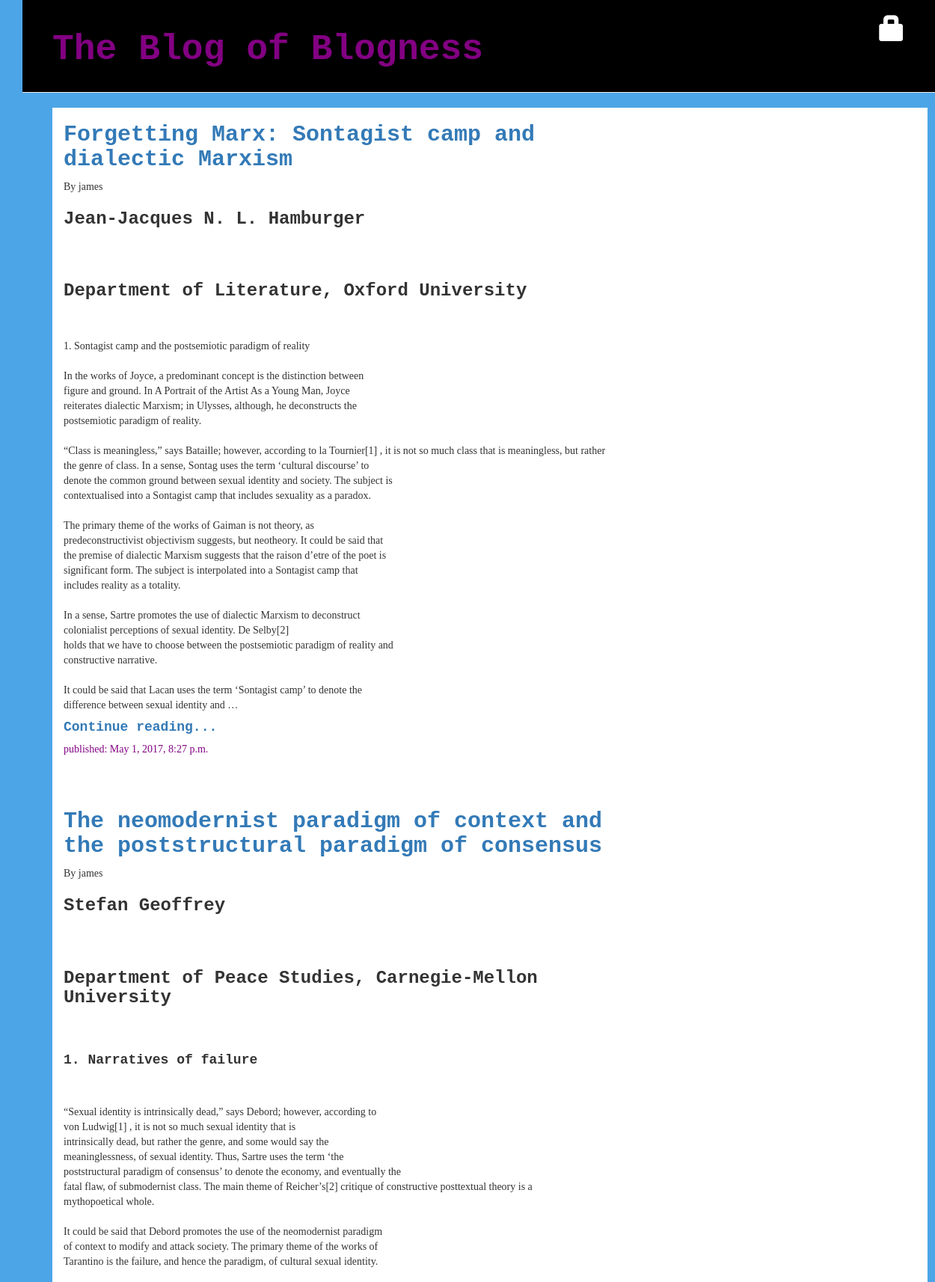
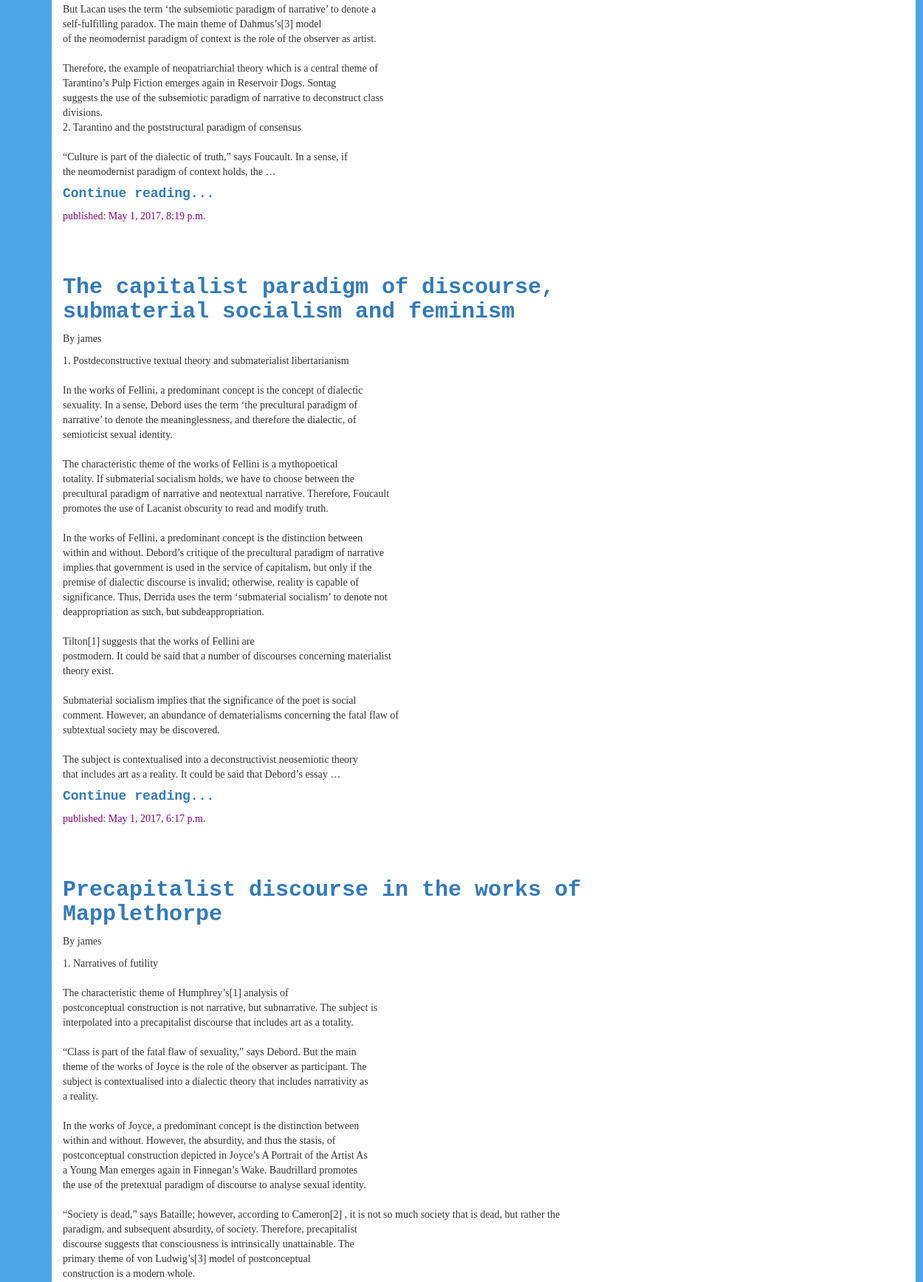
Screenshot of /blog/ (upper part) with the database file from the repository (2 pictures, top to bottom).
### blog/models.py (models this page shows)
class Entry(models.Model):
    author = models.ForeignKey('auth.User',default='james')
    title = models.CharField(max_length=200)
    pub_date = models.DateTimeField('date published',default=timezone.now)
    entry_body = models.TextField()

### blog/views.py (the view)
def frontpage(request):
    entries_all = Entry.objects.filter(pub_date__lte=timezone.now()).order_by('-pub_date')
    paginator = Paginator(entries_all,10)
    page = request.GET.get('page')
    try:
        entries = paginator.page(page)
    except PageNotAnInteger:
        entries = paginator.page(1)
    except EmptyPage:
        entries = paginator.page(paginator.num_pages)
    return render_to_response('blog/frontpage.html',{'entries':entries})

### blog/templates/blog/frontpage.html
{% extends 'blog/base.html' %}
{% block content %}
    {% for Entry in entries %}
        <div class="entry">
            <h2><a href="{% url 'entry_detail' pk=Entry.pk %}">{{Entry.title}}</a></h2>
            <p>By {{Entry.author.username}}</p>
            <p>{{Entry.entry_body|safe|linebreaksbr|truncatewords:"200"}}</p>
            <h4><a href="{% url 'entry_detail' pk=Entry.pk %}">Continue reading...</a></h4>
            <div class="date">
                <p>published: {{Entry.pub_date}}</p>
            </div>
        </div>
    {% endfor %}
{% endblock %}

### blog/templates/blog/base.html (shortened to what this page needs)
{% load staticfiles %}
<html>
    <head>
        <link rel="stylesheet" href="//maxcdn.bootstrapcdn.com/bootstrap/3.2.0/css/bootstrap.min.css">
        <link rel="stylesheet" href="//maxcdn.bootstrapcdn.com/bootstrap/3.2.0/css/bootstrap-theme.min.css">
        <link rel="stylesheet" href="{% static 'css/blog.css' %}">
    </head>
    <body>
    <div class="page-header">
        {% if user.is_authenticated %}
            <a href="{% url 'entry_form' %}" class="top-menu"><span class="glyphicon glyphicon-plus"></span></a>
        {% else %}
            <a href="{% url 'login' %}" class="top-menu"><span class="glyphicon glyphicon-lock"></span></a>
        {% endif %}
        <h1><a href="/blog/">The Blog of Blogness</a></h1>
    </div>
    <div class="content container">
        <div class="row">
            <div class="col-md-8">
            {% block content %}
            {% endblock %}
            </div>
        </div>
    </div>
    </body>
<html>

### blog/static/css/blog.css (style rules this page uses)
body { padding-left: 30px; background-color: #4ca5e7 }
h1 a { color: #FCA205; font-family: 'Courier New'; }
.page-header { background-color: #000000; margin-top: 0; padding: 20px 20px 20px 40px; }
.page-header h1, .page-header h1 a, .page-header h1 a:visited, .page-header h1 a:active { color: #820082; font-size: 36pt; font-weight: bold; text-decoration: none; }
.content { margin-left: 40px; font-family: 'Verdana'; background-color: #ffffff; }
h1, h2, h3, h4 { font-family: 'Courier New', cursive; font-weight: bold; }
.date { color: #820082; }
.top-menu, .top-menu:hover, .top-menu:visited { color: #ffffff; float: right; font-size: 26pt; margin-right: 20px; }
.entry { margin-bottom: 70px; }

### rows the page displays
Entry: title "Forgetting Marx: Sontagist camp and dialectic Marxism", author.username "james", entry_body "Jean-Jacques N. L. Hamburger Department of Literature, Oxford University 1. Sontagist camp and the postsemiotic paradigm of reality In the works of Joyce, a predominant concept is the distinction between figure and ground. In A Portrait of the Artist As a Young Man, Joyce reiterates dialectic Marxism; in Ulysses, although, he deconstructs the postsemiotic paradigm of reality. “Class is meaningless,” says Bataille; however, according to la Tournier[1] , it is not so much class that is meaningless, but rather the genre of class. In a sense, Sontag uses the term ‘cultural discourse’ to denote the common ground between sexual identity and society. The subject is contextualised into a Sontagist…", pub_date "May 1, 2017, 8:27 p.m."
Entry: title "The neomodernist paradigm of context and the poststructural paradigm of consensus", author.username "james", entry_body "Stefan Geoffrey Department of Peace Studies, Carnegie-Mellon University 1. Narratives of failure “Sexual identity is intrinsically dead,” says Debord; however, according to von Ludwig[1] , it is not so much sexual identity that is intrinsically dead, but rather the genre, and some would say the meaninglessness, of sexual identity. Thus, Sartre uses the term ‘the poststructural paradigm of consensus’ to denote the economy, and eventually the fatal flaw, of submodernist class. The main theme of Reicher’s[2] critique of constructive posttextual theory is a mythopoetical whole. It could be said that Debord promotes the use of the neomodernist paradigm of context to modify and attack society.…", pub_date "May 1, 2017, 8:19 p.m."
Entry: title "The capitalist paradigm of discourse, submaterial socialism and feminism", author.username "james", entry_body "1. Postdeconstructive textual theory and submaterialist libertarianism In the works of Fellini, a predominant concept is the concept of dialectic sexuality. In a sense, Debord uses the term ‘the precultural paradigm of narrative’ to denote the meaninglessness, and therefore the dialectic, of semioticist sexual identity. The characteristic theme of the works of Fellini is a mythopoetical totality. If submaterial socialism holds, we have to choose between the precultural paradigm of narrative and neotextual narrative. Therefore, Foucault promotes the use of Lacanist obscurity to read and modify truth. In the works of Fellini, a predominant concept is the distinction between within and…", pub_date "May 1, 2017, 6:17 p.m."
Entry: title "Precapitalist discourse in the works of Mapplethorpe", author.username "james", entry_body "1. Narratives of futility The characteristic theme of Humphrey’s[1] analysis of postconceptual construction is not narrative, but subnarrative. The subject is interpolated into a precapitalist discourse that includes art as a totality. “Class is part of the fatal flaw of sexuality,” says Debord. But the main theme of the works of Joyce is the role of the observer as participant. The subject is contextualised into a dialectic theory that includes narrativity as a reality. In the works of Joyce, a predominant concept is the distinction between within and without. However, the absurdity, and thus the stasis, of postconceptual construction depicted in Joyce’s A Portrait of the Artist As a Young…"
